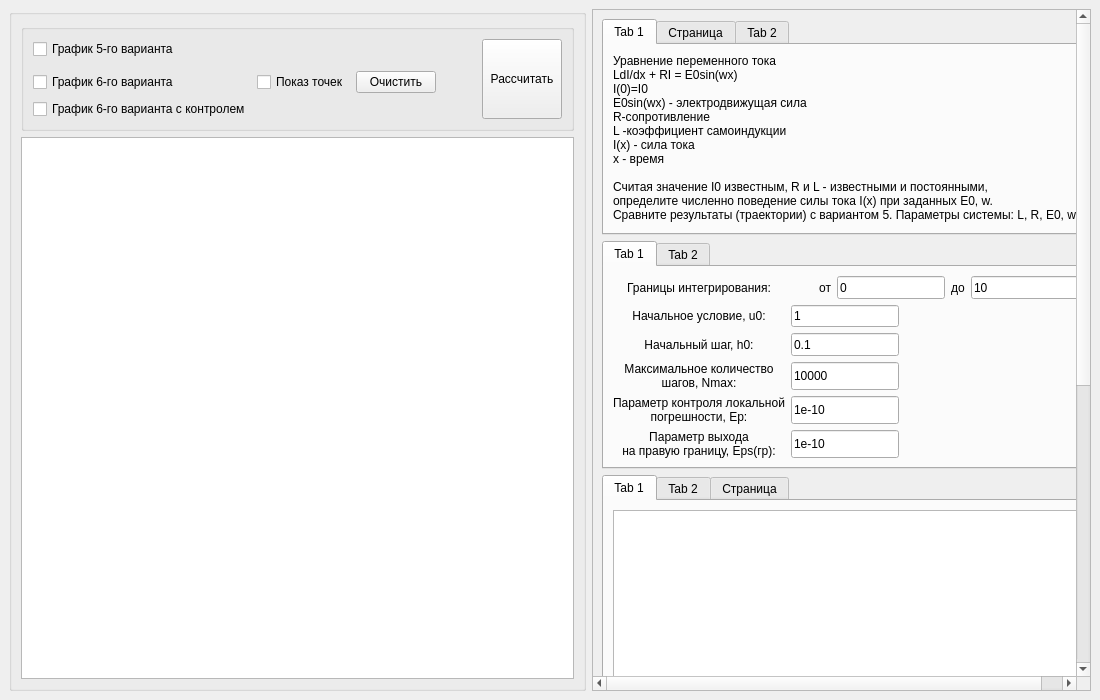
<?xml version="1.0" encoding="UTF-8"?>
<ui version="4.0">
 <class>MainWindow</class>
 <widget class="QMainWindow" name="MainWindow">
  <property name="geometry">
   <rect>
    <x>0</x>
    <y>0</y>
    <width>1100</width>
    <height>700</height>
   </rect>
  </property>
  <property name="minimumSize">
   <size>
    <width>900</width>
    <height>700</height>
   </size>
  </property>
  <property name="windowTitle">
   <string>MainWindow</string>
  </property>
  <widget class="QWidget" name="centralwidget">
   <layout class="QGridLayout" name="gridLayout">
    <item row="0" column="0">
     <widget class="QGroupBox" name="groupBox_3">
      <property name="sizePolicy">
       <sizepolicy hsizetype="Expanding" vsizetype="Expanding">
        <horstretch>0</horstretch>
        <verstretch>0</verstretch>
       </sizepolicy>
      </property>
      <property name="title">
       <string/>
      </property>
      <layout class="QVBoxLayout" name="verticalLayout">
       <item>
        <widget class="QGroupBox" name="groupBox_4">
         <property name="sizePolicy">
          <sizepolicy hsizetype="Minimum" vsizetype="Minimum">
           <horstretch>0</horstretch>
           <verstretch>0</verstretch>
          </sizepolicy>
         </property>
         <property name="title">
          <string/>
         </property>
         <layout class="QGridLayout" name="gridLayout_3">
          <item row="3" column="1">
           <widget class="QCheckBox" name="checkBox_3">
            <property name="text">
             <string>График 6-го варианта с контролем</string>
            </property>
           </widget>
          </item>
          <item row="2" column="1">
           <widget class="QCheckBox" name="checkBox_2">
            <property name="text">
             <string>График 6-го варианта</string>
            </property>
           </widget>
          </item>
          <item row="0" column="1">
           <widget class="QCheckBox" name="checkBox_4">
            <property name="text">
             <string>График 5-го варианта</string>
            </property>
           </widget>
          </item>
          <item row="0" column="7" rowspan="4">
           <widget class="QPushButton" name="pushButton">
            <property name="sizePolicy">
             <sizepolicy hsizetype="Expanding" vsizetype="Expanding">
              <horstretch>0</horstretch>
              <verstretch>0</verstretch>
             </sizepolicy>
            </property>
            <property name="text">
             <string>Рассчитать</string>
            </property>
           </widget>
          </item>
          <item row="2" column="4">
           <widget class="QCheckBox" name="checkBox">
            <property name="text">
             <string>Показ точек</string>
            </property>
           </widget>
          </item>
          <item row="2" column="5">
           <widget class="QPushButton" name="pushButton_2">
            <property name="text">
             <string>Очистить</string>
            </property>
           </widget>
          </item>
          <item row="2" column="6">
           <spacer name="horizontalSpacer">
            <property name="orientation">
             <enum>Qt::Horizontal</enum>
            </property>
            <property name="sizeHint" stdset="0">
             <size>
              <width>40</width>
              <height>20</height>
             </size>
            </property>
           </spacer>
          </item>
         </layout>
        </widget>
       </item>
       <item>
        <widget class="CustomView" name="graphicsView">
         <property name="sizePolicy">
          <sizepolicy hsizetype="Expanding" vsizetype="Expanding">
           <horstretch>0</horstretch>
           <verstretch>0</verstretch>
          </sizepolicy>
         </property>
        </widget>
       </item>
      </layout>
     </widget>
    </item>
    <item row="0" column="1">
     <widget class="QScrollArea" name="scrollArea">
      <property name="sizePolicy">
       <sizepolicy hsizetype="Expanding" vsizetype="Preferred">
        <horstretch>0</horstretch>
        <verstretch>0</verstretch>
       </sizepolicy>
      </property>
      <property name="minimumSize">
       <size>
        <width>0</width>
        <height>0</height>
       </size>
      </property>
      <property name="maximumSize">
       <size>
        <width>16777215</width>
        <height>16777215</height>
       </size>
      </property>
      <property name="verticalScrollBarPolicy">
       <enum>Qt::ScrollBarAsNeeded</enum>
      </property>
      <property name="horizontalScrollBarPolicy">
       <enum>Qt::ScrollBarAsNeeded</enum>
      </property>
      <property name="sizeAdjustPolicy">
       <enum>QAbstractScrollArea::AdjustIgnored</enum>
      </property>
      <property name="widgetResizable">
       <bool>true</bool>
      </property>
      <property name="alignment">
       <set>Qt::AlignLeading|Qt::AlignLeft|Qt::AlignVCenter</set>
      </property>
      <widget class="QWidget" name="scrollAreaWidgetContents_3">
       <property name="geometry">
        <rect>
         <x>0</x>
         <y>0</y>
         <width>494</width>
         <height>1220</height>
        </rect>
       </property>
       <layout class="QVBoxLayout" name="verticalLayout_6">
        <item>
         <widget class="QTabWidget" name="tabWidget_2">
          <property name="sizePolicy">
           <sizepolicy hsizetype="Minimum" vsizetype="Minimum">
            <horstretch>0</horstretch>
            <verstretch>0</verstretch>
           </sizepolicy>
          </property>
          <property name="currentIndex">
           <number>0</number>
          </property>
          <property name="usesScrollButtons">
           <bool>false</bool>
          </property>
          <widget class="QWidget" name="tab_3">
           <attribute name="title">
            <string>Tab 1</string>
           </attribute>
           <layout class="QVBoxLayout" name="verticalLayout_5">
            <item>
             <widget class="QLabel" name="label_9">
              <property name="sizePolicy">
               <sizepolicy hsizetype="Preferred" vsizetype="Minimum">
                <horstretch>0</horstretch>
                <verstretch>0</verstretch>
               </sizepolicy>
              </property>
              <property name="text">
               <string>Уравнение переменного тока
LdI/dx + RI = E0sin(wx)
I(0)=I0
E0sin(wx) - электродвижущая сила
R-сопротивление
L -коэффициент самоиндукции
I(x) - сила тока
x - время

Считая значение I0 известным, R и L - известными и постоянными,
определите численно поведение силы тока I(x) при заданных E0, w.
Сравните результаты (траектории) с вариантом 5. Параметры системы: L, R, E0, w.</string>
              </property>
              <property name="alignment">
               <set>Qt::AlignLeading|Qt::AlignLeft|Qt::AlignTop</set>
              </property>
             </widget>
            </item>
           </layout>
          </widget>
          <widget class="QWidget" name="tab_7">
           <attribute name="title">
            <string>Страница</string>
           </attribute>
           <layout class="QVBoxLayout" name="verticalLayout_7">
            <item>
             <widget class="QLabel" name="label_20">
              <property name="text">
               <string>Процесс установления тока в цепи с самоиндукцией
LdI/dx + RI = V
I(0)=I0
V - напряжение в цепи
R - сопротивление
L - коэффициент самоиндукции
I(x) - сила тока
x - время</string>
              </property>
              <property name="alignment">
               <set>Qt::AlignLeading|Qt::AlignLeft|Qt::AlignTop</set>
              </property>
             </widget>
            </item>
           </layout>
          </widget>
          <widget class="QWidget" name="tab_4">
           <attribute name="title">
            <string>Tab 2</string>
           </attribute>
           <layout class="QVBoxLayout" name="verticalLayout_2">
            <item>
             <widget class="QLabel" name="label_12">
              <property name="text">
               <string>Метод Рунге-Кутта явный 4-го порядка, p = 4
x0, v0 = u0
x_n+1 = xn + hn
v_n+1 = vn + hn(k1 + 2k2 + 2k3 + k4) / 6
k1 = f(xn, vn)
k2 = f(xn + hn / 2, vn + hnk1 / 2)
k3 = f(xn+hn / 2, vn + hnk2 / 2)
k4 = f(xn + hn, vn + hnk3)</string>
              </property>
              <property name="alignment">
               <set>Qt::AlignLeading|Qt::AlignLeft|Qt::AlignTop</set>
              </property>
             </widget>
            </item>
           </layout>
          </widget>
         </widget>
        </item>
        <item>
         <widget class="QTabWidget" name="tabWidget_3">
          <property name="sizePolicy">
           <sizepolicy hsizetype="Minimum" vsizetype="Minimum">
            <horstretch>0</horstretch>
            <verstretch>0</verstretch>
           </sizepolicy>
          </property>
          <property name="currentIndex">
           <number>0</number>
          </property>
          <property name="usesScrollButtons">
           <bool>false</bool>
          </property>
          <widget class="QWidget" name="tab_8">
           <attribute name="title">
            <string>Tab 1</string>
           </attribute>
           <layout class="QGridLayout" name="gridLayout_4">
            <item row="6" column="0">
             <widget class="QLabel" name="label_6">
              <property name="sizePolicy">
               <sizepolicy hsizetype="Minimum" vsizetype="Minimum">
                <horstretch>0</horstretch>
                <verstretch>0</verstretch>
               </sizepolicy>
              </property>
              <property name="text">
               <string>Параметр выхода 
на правую границу, Eps(гр):</string>
              </property>
              <property name="alignment">
               <set>Qt::AlignCenter</set>
              </property>
             </widget>
            </item>
            <item row="1" column="1" colspan="2">
             <widget class="QLineEdit" name="lineEdit3">
              <property name="sizePolicy">
               <sizepolicy hsizetype="Maximum" vsizetype="Minimum">
                <horstretch>0</horstretch>
                <verstretch>0</verstretch>
               </sizepolicy>
              </property>
              <property name="text">
               <string>1</string>
              </property>
             </widget>
            </item>
            <item row="0" column="4">
             <widget class="QLineEdit" name="lineEdit2">
              <property name="sizePolicy">
               <sizepolicy hsizetype="Maximum" vsizetype="Minimum">
                <horstretch>0</horstretch>
                <verstretch>0</verstretch>
               </sizepolicy>
              </property>
              <property name="text">
               <string>10</string>
              </property>
             </widget>
            </item>
            <item row="2" column="1" colspan="2">
             <widget class="QLineEdit" name="lineEdit4">
              <property name="sizePolicy">
               <sizepolicy hsizetype="Maximum" vsizetype="Minimum">
                <horstretch>0</horstretch>
                <verstretch>0</verstretch>
               </sizepolicy>
              </property>
              <property name="text">
               <string>0.1</string>
              </property>
             </widget>
            </item>
            <item row="5" column="1" colspan="2">
             <widget class="QLineEdit" name="lineEdit6">
              <property name="sizePolicy">
               <sizepolicy hsizetype="Maximum" vsizetype="Minimum">
                <horstretch>0</horstretch>
                <verstretch>0</verstretch>
               </sizepolicy>
              </property>
              <property name="text">
               <string>1e-10</string>
              </property>
             </widget>
            </item>
            <item row="0" column="0">
             <widget class="QLabel" name="label">
              <property name="sizePolicy">
               <sizepolicy hsizetype="Minimum" vsizetype="Minimum">
                <horstretch>0</horstretch>
                <verstretch>0</verstretch>
               </sizepolicy>
              </property>
              <property name="text">
               <string>Границы интегрирования:</string>
              </property>
              <property name="alignment">
               <set>Qt::AlignCenter</set>
              </property>
             </widget>
            </item>
            <item row="0" column="1">
             <widget class="QLabel" name="label_10">
              <property name="sizePolicy">
               <sizepolicy hsizetype="Minimum" vsizetype="Minimum">
                <horstretch>0</horstretch>
                <verstretch>0</verstretch>
               </sizepolicy>
              </property>
              <property name="text">
               <string>от</string>
              </property>
              <property name="alignment">
               <set>Qt::AlignRight|Qt::AlignTrailing|Qt::AlignVCenter</set>
              </property>
             </widget>
            </item>
            <item row="4" column="1" colspan="2">
             <widget class="QLineEdit" name="lineEdit5">
              <property name="sizePolicy">
               <sizepolicy hsizetype="Maximum" vsizetype="Minimum">
                <horstretch>0</horstretch>
                <verstretch>0</verstretch>
               </sizepolicy>
              </property>
              <property name="text">
               <string>10000</string>
              </property>
             </widget>
            </item>
            <item row="0" column="3">
             <widget class="QLabel" name="label_5">
              <property name="sizePolicy">
               <sizepolicy hsizetype="Maximum" vsizetype="Minimum">
                <horstretch>0</horstretch>
                <verstretch>0</verstretch>
               </sizepolicy>
              </property>
              <property name="text">
               <string>до</string>
              </property>
              <property name="alignment">
               <set>Qt::AlignCenter</set>
              </property>
             </widget>
            </item>
            <item row="2" column="0">
             <widget class="QLabel" name="label_3">
              <property name="sizePolicy">
               <sizepolicy hsizetype="Minimum" vsizetype="Minimum">
                <horstretch>0</horstretch>
                <verstretch>0</verstretch>
               </sizepolicy>
              </property>
              <property name="text">
               <string>Начальный шаг, h0:</string>
              </property>
              <property name="alignment">
               <set>Qt::AlignCenter</set>
              </property>
             </widget>
            </item>
            <item row="5" column="0">
             <widget class="QLabel" name="label_8">
              <property name="sizePolicy">
               <sizepolicy hsizetype="Minimum" vsizetype="Minimum">
                <horstretch>0</horstretch>
                <verstretch>0</verstretch>
               </sizepolicy>
              </property>
              <property name="text">
               <string>Параметр контроля локальной
погрешности, Ep:</string>
              </property>
              <property name="alignment">
               <set>Qt::AlignCenter</set>
              </property>
             </widget>
            </item>
            <item row="4" column="0">
             <widget class="QLabel" name="label_4">
              <property name="sizePolicy">
               <sizepolicy hsizetype="Minimum" vsizetype="Minimum">
                <horstretch>0</horstretch>
                <verstretch>0</verstretch>
               </sizepolicy>
              </property>
              <property name="text">
               <string>Максимальное количество 
шагов, Nmax:</string>
              </property>
              <property name="alignment">
               <set>Qt::AlignCenter</set>
              </property>
             </widget>
            </item>
            <item row="1" column="0">
             <widget class="QLabel" name="label_2">
              <property name="sizePolicy">
               <sizepolicy hsizetype="Minimum" vsizetype="Minimum">
                <horstretch>0</horstretch>
                <verstretch>0</verstretch>
               </sizepolicy>
              </property>
              <property name="text">
               <string>Начальное условие, u0:</string>
              </property>
              <property name="alignment">
               <set>Qt::AlignCenter</set>
              </property>
             </widget>
            </item>
            <item row="0" column="2">
             <widget class="QLineEdit" name="lineEdit1">
              <property name="sizePolicy">
               <sizepolicy hsizetype="Maximum" vsizetype="Minimum">
                <horstretch>0</horstretch>
                <verstretch>0</verstretch>
               </sizepolicy>
              </property>
              <property name="text">
               <string>0</string>
              </property>
             </widget>
            </item>
            <item row="6" column="1" colspan="2">
             <widget class="QLineEdit" name="lineEdit7">
              <property name="sizePolicy">
               <sizepolicy hsizetype="Maximum" vsizetype="Minimum">
                <horstretch>0</horstretch>
                <verstretch>0</verstretch>
               </sizepolicy>
              </property>
              <property name="text">
               <string>1e-10</string>
              </property>
             </widget>
            </item>
           </layout>
          </widget>
          <widget class="QWidget" name="tab_9">
           <attribute name="title">
            <string>Tab 2</string>
           </attribute>
           <layout class="QFormLayout" name="formLayout">
            <item row="0" column="0">
             <widget class="QLabel" name="label_13">
              <property name="text">
               <string>Коэффициент самоиндукции, L:</string>
              </property>
             </widget>
            </item>
            <item row="0" column="1">
             <widget class="QLineEdit" name="lineEdit9">
              <property name="text">
               <string>1</string>
              </property>
             </widget>
            </item>
            <item row="1" column="0">
             <widget class="QLabel" name="label_14">
              <property name="text">
               <string>Сопротивление, R: </string>
              </property>
             </widget>
            </item>
            <item row="1" column="1">
             <widget class="QLineEdit" name="lineEdit10">
              <property name="text">
               <string>1</string>
              </property>
             </widget>
            </item>
            <item row="2" column="0" colspan="2">
             <widget class="QLabel" name="label_17">
              <property name="text">
               <string>Для 5 Варианта</string>
              </property>
              <property name="alignment">
               <set>Qt::AlignCenter</set>
              </property>
             </widget>
            </item>
            <item row="5" column="0">
             <widget class="QLabel" name="label_15">
              <property name="text">
               <string>Параметр электродвижущей силы, E0: </string>
              </property>
             </widget>
            </item>
            <item row="5" column="1">
             <widget class="QLineEdit" name="lineEdit11">
              <property name="text">
               <string>1</string>
              </property>
             </widget>
            </item>
            <item row="6" column="0">
             <widget class="QLabel" name="label_16">
              <property name="text">
               <string>Частота электродвижущей силы, w: </string>
              </property>
             </widget>
            </item>
            <item row="6" column="1">
             <widget class="QLineEdit" name="lineEdit12">
              <property name="text">
               <string>1</string>
              </property>
             </widget>
            </item>
            <item row="4" column="0" colspan="2">
             <widget class="QLabel" name="label_18">
              <property name="text">
               <string>Для 6 Варианта</string>
              </property>
              <property name="alignment">
               <set>Qt::AlignCenter</set>
              </property>
             </widget>
            </item>
            <item row="3" column="0">
             <widget class="QLabel" name="label_19">
              <property name="text">
               <string>Напряжение, V:</string>
              </property>
             </widget>
            </item>
            <item row="3" column="1">
             <widget class="QLineEdit" name="lineEdit13">
              <property name="text">
               <string>0</string>
              </property>
             </widget>
            </item>
           </layout>
          </widget>
         </widget>
        </item>
        <item>
         <widget class="QTabWidget" name="tabWidget">
          <property name="sizePolicy">
           <sizepolicy hsizetype="Minimum" vsizetype="Expanding">
            <horstretch>0</horstretch>
            <verstretch>0</verstretch>
           </sizepolicy>
          </property>
          <property name="minimumSize">
           <size>
            <width>0</width>
            <height>700</height>
           </size>
          </property>
          <property name="currentIndex">
           <number>0</number>
          </property>
          <property name="usesScrollButtons">
           <bool>false</bool>
          </property>
          <widget class="QWidget" name="tab">
           <attribute name="title">
            <string>Tab 1</string>
           </attribute>
           <layout class="QVBoxLayout" name="verticalLayout_3">
            <item>
             <widget class="QTableWidget" name="tableWidget">
              <property name="sizePolicy">
               <sizepolicy hsizetype="Expanding" vsizetype="Minimum">
                <horstretch>0</horstretch>
                <verstretch>0</verstretch>
               </sizepolicy>
              </property>
              <property name="font">
               <font>
                <pointsize>8</pointsize>
               </font>
              </property>
              <property name="editTriggers">
               <set>QAbstractItemView::NoEditTriggers</set>
              </property>
              <attribute name="horizontalHeaderDefaultSectionSize">
               <number>100</number>
              </attribute>
             </widget>
            </item>
           </layout>
          </widget>
          <widget class="QWidget" name="tab_2">
           <attribute name="title">
            <string>Tab 2</string>
           </attribute>
           <layout class="QVBoxLayout" name="verticalLayout_4">
            <item>
             <widget class="QTextEdit" name="textEdit">
              <property name="mouseTracking">
               <bool>true</bool>
              </property>
              <property name="readOnly">
               <bool>true</bool>
              </property>
             </widget>
            </item>
           </layout>
          </widget>
          <widget class="QWidget" name="tab_5">
           <attribute name="title">
            <string>Страница</string>
           </attribute>
           <layout class="QVBoxLayout" name="verticalLayout_8">
            <item>
             <widget class="QTableWidget" name="tableWidget_2"/>
            </item>
           </layout>
          </widget>
         </widget>
        </item>
       </layout>
      </widget>
     </widget>
    </item>
   </layout>
  </widget>
  <widget class="QMenuBar" name="menubar">
   <property name="geometry">
    <rect>
     <x>0</x>
     <y>0</y>
     <width>1100</width>
     <height>21</height>
    </rect>
   </property>
  </widget>
 </widget>
 <customwidgets>
  <customwidget>
   <class>CustomView</class>
   <extends>QGraphicsView</extends>
   <header>customview.h</header>
  </customwidget>
 </customwidgets>
 <resources/>
 <connections/>
</ui>
